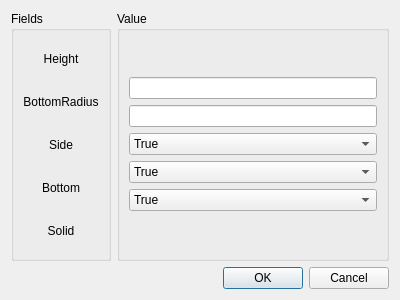
<?xml version="1.0" encoding="UTF-8"?>
<ui version="4.0">
 <class>Dialog</class>
 <widget class="QDialog" name="Dialog">
  <property name="enabled">
   <bool>true</bool>
  </property>
  <property name="geometry">
   <rect>
    <x>0</x>
    <y>0</y>
    <width>400</width>
    <height>300</height>
   </rect>
  </property>
  <property name="minimumSize">
   <size>
    <width>400</width>
    <height>300</height>
   </size>
  </property>
  <property name="maximumSize">
   <size>
    <width>400</width>
    <height>300</height>
   </size>
  </property>
  <property name="windowTitle">
   <string>Cone Node Dialogue</string>
  </property>
  <property name="sizeGripEnabled">
   <bool>false</bool>
  </property>
  <layout class="QVBoxLayout" name="verticalLayout_2">
   <item>
    <layout class="QVBoxLayout" name="verticalLayout">
     <item>
      <layout class="QHBoxLayout" name="horizontalLayout">
       <item>
        <widget class="QGroupBox" name="groupBox">
         <property name="title">
          <string>Fields</string>
         </property>
         <layout class="QVBoxLayout" name="verticalLayout_7">
          <item>
           <layout class="QVBoxLayout" name="verticalLayout_6">
            <item>
             <widget class="QLabel" name="label">
              <property name="text">
               <string>Height</string>
              </property>
              <property name="alignment">
               <set>Qt::AlignCenter</set>
              </property>
             </widget>
            </item>
            <item>
             <widget class="QLabel" name="label_2">
              <property name="text">
               <string>BottomRadius</string>
              </property>
              <property name="alignment">
               <set>Qt::AlignCenter</set>
              </property>
             </widget>
            </item>
            <item>
             <widget class="QLabel" name="label_3">
              <property name="text">
               <string>Side</string>
              </property>
              <property name="alignment">
               <set>Qt::AlignCenter</set>
              </property>
             </widget>
            </item>
            <item>
             <widget class="QLabel" name="label_4">
              <property name="text">
               <string>Bottom</string>
              </property>
              <property name="alignment">
               <set>Qt::AlignCenter</set>
              </property>
             </widget>
            </item>
            <item>
             <widget class="QLabel" name="label_5">
              <property name="text">
               <string>Solid</string>
              </property>
              <property name="alignment">
               <set>Qt::AlignCenter</set>
              </property>
             </widget>
            </item>
           </layout>
          </item>
         </layout>
        </widget>
       </item>
       <item>
        <widget class="QGroupBox" name="groupBox_2">
         <property name="title">
          <string>Value</string>
         </property>
         <layout class="QVBoxLayout" name="verticalLayout_5">
          <item>
           <layout class="QVBoxLayout" name="verticalLayout_4">
            <item>
             <widget class="QLineEdit" name="HeightLineEdit"/>
            </item>
            <item>
             <widget class="QLineEdit" name="BottomRadiusLineEdit"/>
            </item>
            <item>
             <widget class="QComboBox" name="SideComboBox">
              <property name="enabled">
               <bool>true</bool>
              </property>
              <item>
               <property name="text">
                <string>True</string>
               </property>
              </item>
              <item>
               <property name="text">
                <string>False</string>
               </property>
              </item>
             </widget>
            </item>
            <item>
             <widget class="QComboBox" name="BottomComboBox">
              <item>
               <property name="text">
                <string>True</string>
               </property>
              </item>
              <item>
               <property name="text">
                <string>False</string>
               </property>
              </item>
             </widget>
            </item>
            <item>
             <widget class="QComboBox" name="SolidComboBox">
              <item>
               <property name="text">
                <string>True</string>
               </property>
              </item>
              <item>
               <property name="text">
                <string>False</string>
               </property>
              </item>
             </widget>
            </item>
           </layout>
          </item>
         </layout>
        </widget>
       </item>
      </layout>
     </item>
    </layout>
   </item>
   <item>
    <widget class="QDialogButtonBox" name="buttonBox">
     <property name="orientation">
      <enum>Qt::Horizontal</enum>
     </property>
     <property name="standardButtons">
      <set>QDialogButtonBox::Cancel|QDialogButtonBox::Ok</set>
     </property>
    </widget>
   </item>
  </layout>
 </widget>
 <resources/>
 <connections>
  <connection>
   <sender>buttonBox</sender>
   <signal>accepted()</signal>
   <receiver>Dialog</receiver>
   <slot>accept()</slot>
   <hints>
    <hint type="sourcelabel">
     <x>248</x>
     <y>254</y>
    </hint>
    <hint type="destinationlabel">
     <x>157</x>
     <y>274</y>
    </hint>
   </hints>
  </connection>
  <connection>
   <sender>buttonBox</sender>
   <signal>rejected()</signal>
   <receiver>Dialog</receiver>
   <slot>reject()</slot>
   <hints>
    <hint type="sourcelabel">
     <x>316</x>
     <y>260</y>
    </hint>
    <hint type="destinationlabel">
     <x>286</x>
     <y>274</y>
    </hint>
   </hints>
  </connection>
 </connections>
</ui>
